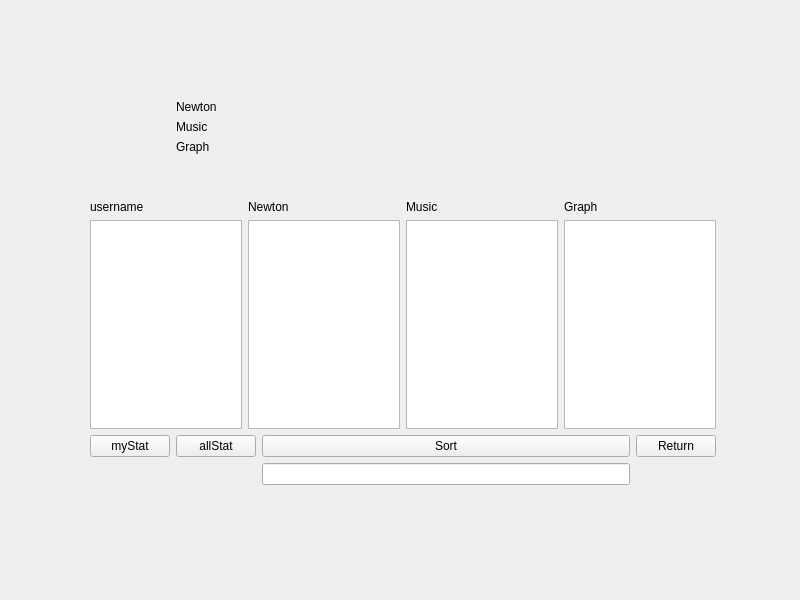
<?xml version="1.0" encoding="UTF-8"?>
<ui version="4.0">
 <class>Statistics</class>
 <widget class="QWidget" name="Statistics">
  <property name="geometry">
   <rect>
    <x>0</x>
    <y>0</y>
    <width>800</width>
    <height>600</height>
   </rect>
  </property>
  <property name="windowTitle">
   <string>Form</string>
  </property>
  <widget class="QWidget" name="gridLayoutWidget">
   <property name="geometry">
    <rect>
     <x>90</x>
     <y>100</y>
     <width>626</width>
     <height>385</height>
    </rect>
   </property>
   <layout class="QGridLayout" name="gridLayout">
    <item row="8" column="1">
     <widget class="QPushButton" name="pushButton_allStat">
      <property name="text">
       <string>allStat</string>
      </property>
     </widget>
    </item>
    <item row="8" column="2">
     <widget class="QPushButton" name="pushButton_Sort">
      <property name="text">
       <string>Sort</string>
      </property>
     </widget>
    </item>
    <item row="9" column="2">
     <widget class="QLineEdit" name="lineEdit_sort"/>
    </item>
    <item row="8" column="3">
     <widget class="QPushButton" name="statistics_return">
      <property name="text">
       <string>Return</string>
      </property>
     </widget>
    </item>
    <item row="8" column="0">
     <widget class="QPushButton" name="pushButton_myStat">
      <property name="text">
       <string>myStat</string>
      </property>
     </widget>
    </item>
    <item row="6" column="1" colspan="2">
     <layout class="QGridLayout" name="base_table">
      <item row="2" column="1">
       <widget class="QLabel" name="label_Graph_meaning">
        <property name="text">
         <string/>
        </property>
       </widget>
      </item>
      <item row="4" column="0" colspan="2">
       <widget class="QLabel" name="label_logins">
        <property name="text">
         <string/>
        </property>
       </widget>
      </item>
      <item row="1" column="0">
       <widget class="QLabel" name="label_Music">
        <property name="text">
         <string>Music</string>
        </property>
       </widget>
      </item>
      <item row="0" column="0">
       <widget class="QLabel" name="label_Newton">
        <property name="text">
         <string>Newton</string>
        </property>
       </widget>
      </item>
      <item row="2" column="0">
       <widget class="QLabel" name="label_Graph">
        <property name="text">
         <string>Graph</string>
        </property>
       </widget>
      </item>
      <item row="0" column="1">
       <widget class="QLabel" name="label_Newton_meaning">
        <property name="text">
         <string/>
        </property>
       </widget>
      </item>
      <item row="1" column="1">
       <widget class="QLabel" name="label_Music_meaning">
        <property name="text">
         <string/>
        </property>
       </widget>
      </item>
      <item row="5" column="0" colspan="2">
       <widget class="QLabel" name="label_error">
        <property name="text">
         <string/>
        </property>
       </widget>
      </item>
     </layout>
    </item>
    <item row="7" column="0" colspan="4">
     <layout class="QGridLayout" name="table">
      <item row="0" column="2">
       <widget class="QLabel" name="label_music">
        <property name="text">
         <string>Music</string>
        </property>
       </widget>
      </item>
      <item row="0" column="3">
       <widget class="QLabel" name="label_graph">
        <property name="text">
         <string>Graph</string>
        </property>
       </widget>
      </item>
      <item row="2" column="2">
       <widget class="QListView" name="list_music"/>
      </item>
      <item row="2" column="3">
       <widget class="QListView" name="list_graph"/>
      </item>
      <item row="0" column="0">
       <widget class="QLabel" name="label_username">
        <property name="text">
         <string>username</string>
        </property>
       </widget>
      </item>
      <item row="0" column="1">
       <widget class="QLabel" name="label_newton">
        <property name="text">
         <string>Newton</string>
        </property>
       </widget>
      </item>
      <item row="2" column="1">
       <widget class="QListView" name="list_newton"/>
      </item>
      <item row="2" column="0">
       <widget class="QListView" name="list_username"/>
      </item>
     </layout>
    </item>
   </layout>
  </widget>
 </widget>
 <resources/>
 <connections/>
</ui>
